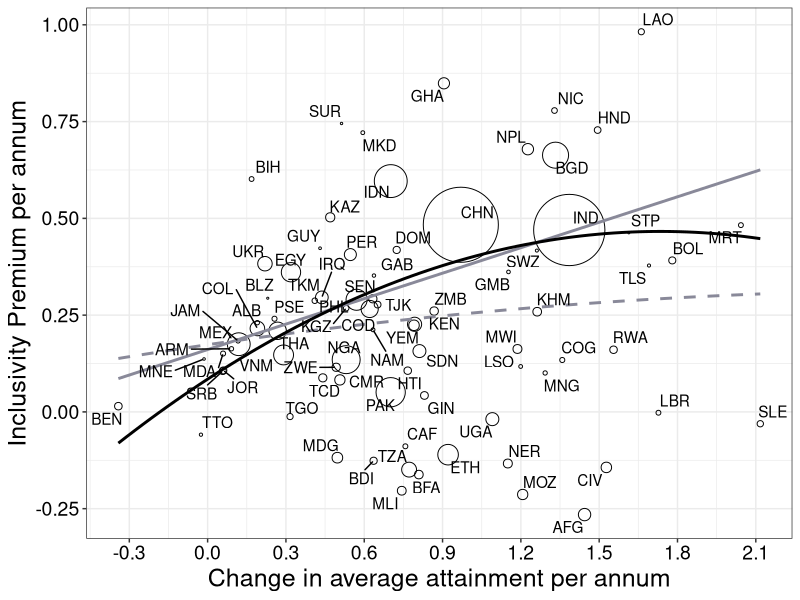
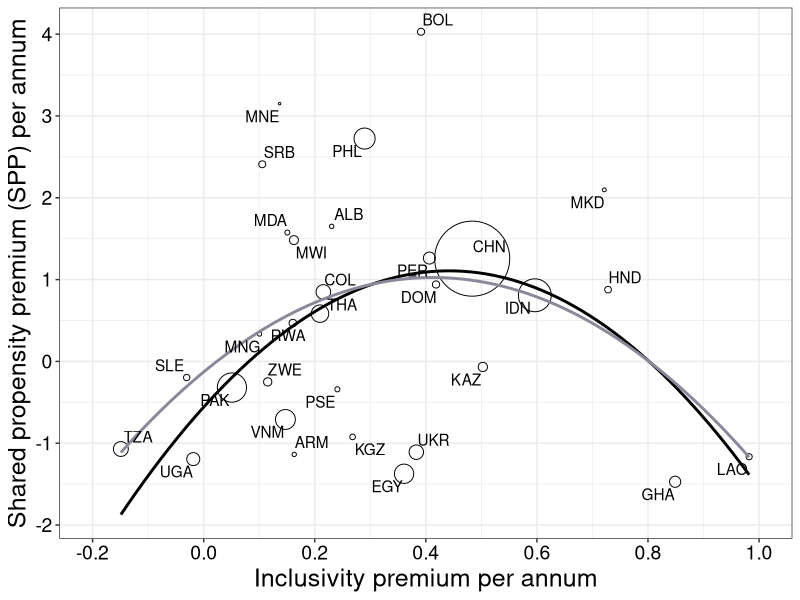
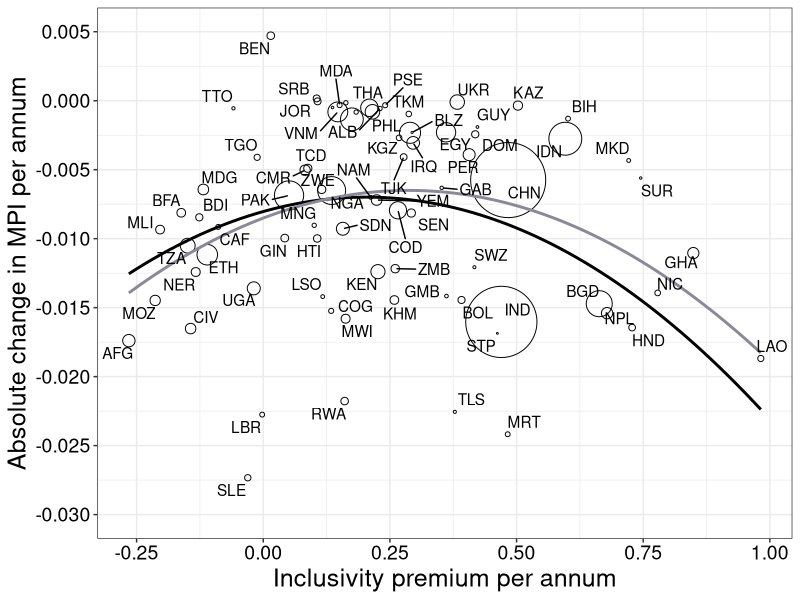

The R script that drew these images, in order:
## This script contains code to re-create charts
## that are show in the draft document in the `docs` folder.


# libraries ---------------------------------------------------------------

library(here)
library(haven)
library(ggrepel)
library(tidyverse)


# load data ---------------------------------------------------------------

data_as_inclusicve <- read_dta(
  here("data/",
       "Alkire-Seth inclusive well-being data for graphs.dta")
)


# Figure 1 : Change in Average Attainment and Inclusivity premium ---------

data_as_inclusicve|>
  ggplot(aes(d_attain_pa,S_W_Sen_pa))+
  geom_point(
    shape = 1,
    aes(size = population)
  )+
  guides(size = "none")+
  scale_size_area(max_size = 25)+
  scale_y_continuous(breaks = seq(-0.25,1,0.25))+
  scale_x_continuous(breaks = seq(-0.3,2.4,0.3))+
  labs(
    y = "Inclusivity Premium per annum",
    x = "Change in average attainment per annum"
  )+
  geom_smooth(
    aes(weight = population),
    method = "lm",
    se = F,
    colour = "#898999"
  )+
  geom_smooth(
    method = "lm",
    formula = y ~ x + I(x^2),
    se = F,
    colour = "#898999",
    linetype = 2
  )+
  geom_smooth(
    aes(weight = population),
    method = "lm",
    formula = y ~ x + I(x^2),
    se = F,
    colour = "#000000"
  )+
  geom_text_repel(aes(label = ISO),
                  max.overlaps = 12)+
  theme_bw()+
  theme(
    axis.title = element_text(colour = "#000000",
                              size = 18),
    axis.text = element_text(colour = "#000000",
                             size = 14)
  )-> fig_1

ggsave(
  plot = fig_1,
  filename = paste0(Sys.Date(),"-figure1-Change in average attainment and inclusivity premium.jpeg"),
  device = "jpeg",
  path = here("charts/"),
  width = 12,
  height = 8,
  units = "in"
)

# Figure  2: Shared prosperity premiums and inclusivity premiums across 25 countries --------

data_as_inclusicve|>
  ggplot(aes(S_W_Sen_pa,inc_shr_pre))+
  geom_point(
    shape = 1,
    aes(size = population)
  )+
  guides(size = "none")+
  scale_size_area(max_size = 25)+
  scale_y_continuous(breaks = seq(-2,4,1))+
  scale_x_continuous(breaks = seq(-0.2,1,0.2),
                     limits = c(-0.2,1))+
  labs(
    y = "Shared propensity premium (SPP) per annum",
    x = "Inclusivity premium per annum"
  )+
  geom_smooth(
    aes(weight = population),
    method = "lm",
    formula = y ~ x + I(x^2),
    se = F,
    colour = "#000000"
  )+
  geom_smooth(
    method = "lm",
    formula = y ~ x + I(x^2),
    se = F,
    colour = "#898999"
  )+
  geom_text_repel(aes(label = ISO),
                  max.overlaps = 12)+
  theme_bw()+
  theme(
    axis.title = element_text(colour = "#000000",
                              size = 18),
    axis.text = element_text(colour = "#000000",
                             size = 14)
  ) -> fig_2

ggsave(
  plot = fig_2,
  filename = paste0(Sys.Date(),"-figure2-Shared prosperity premiums and inclusivity premiums across 25 countries.jpeg"),
  device = "jpeg",
  path = here("charts/"),
  width = 12,
  height = 8,
  units = "in"
)

# Figure 3: Inclusivity premiums and absolute changes in the MPIs  --------


data_as_inclusicve|>
  ggplot(aes(S_W_Sen_pa,abs_M0_33_pa))+
  geom_point(
    shape = 1,
    aes(size = population)
  )+
  guides(size = "none")+
  scale_size_area(max_size = 25)+
  scale_y_continuous(breaks = seq(-0.030,0.005,0.005),
                     limits = c(-0.030,0.005))+
  scale_x_continuous(breaks = seq(-0.25,1,0.25))+
  labs(
    y = "Absolute change in MPI per annum",
    x = "Inclusivity premium per annum"
  )+
  geom_smooth(
    aes(weight = population),
    method = "lm",
    formula = y ~ x + I(x^2),
    se = F,
    colour = "#000000"
  )+
  geom_smooth(
    method = "lm",
    formula = y ~ x + I(x^2),
    se = F,
    colour = "#898999"
  )+
  geom_text_repel(aes(label = ISO),
                  max.overlaps = 16)+
  theme_bw()+
  theme(
    axis.title = element_text(colour = "#000000",
                              size = 18),
    axis.text = element_text(colour = "#000000",
                             size = 14)
  ) -> fig_3

ggsave(
  plot = fig_3,
  filename = paste0(Sys.Date(),"-figure3-Inclusivity premiums and absolute changes in the MPIs across countries.jpeg"),
  device = "jpeg",
  path = here("charts/"),
  width = 12,
  height = 8,
  units = "in"
)
